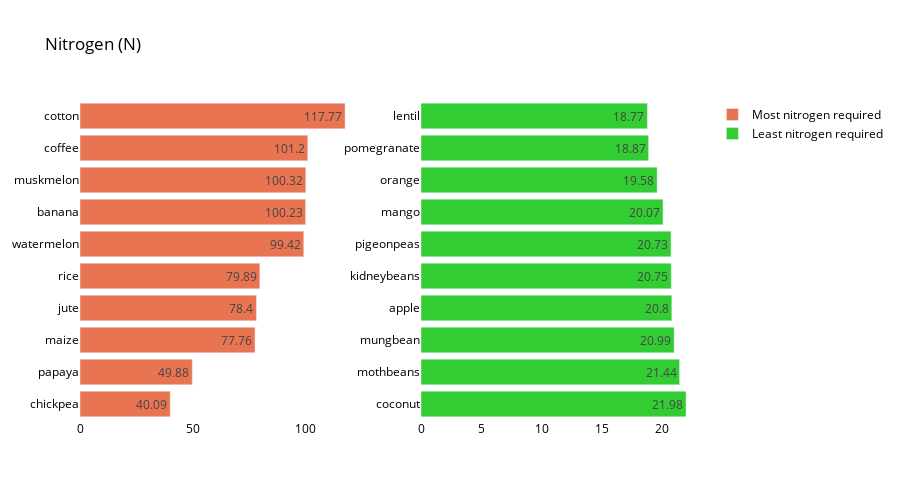

Write notebook code for a chart like this one.
### Code cell
crop_summary_N = crop_summary.sort_values(by='N', ascending=False)
  
fig = make_subplots(rows=1, cols=2)

top = {
    'y' : crop_summary_N['N'][0:10].sort_values().index,
    'x' : crop_summary_N['N'][0:10].sort_values()
}

last = {
    'y' : crop_summary_N['N'][-10:].index,
    'x' : crop_summary_N['N'][-10:]
}

fig.add_trace(
    go.Bar(top,
           name="Most nitrogen required",
           marker_color=random.choice(colorarr),
           orientation='h',
          text=top['x']),
    
    row=1, col=1
)

fig.add_trace(
    go.Bar(last,
           name="Least nitrogen required",
           marker_color=random.choice(colorarr),
           orientation='h',
          text=last['x']),
    row=1, col=2
)
fig.update_traces(texttemplate='%{text}', textposition='inside')
fig.update_layout(title_text="Nitrogen (N)",
                  plot_bgcolor='white',
                  font_size=12, 
                  font_color='black',
                 height=500)

fig.update_xaxes(showgrid=False)
fig.update_yaxes(showgrid=False)
fig.show()

### Figure 1 — Plotly figure (JSON) as saved in the notebook; plotly's stock layout.template omitted (floating-point values rounded to 4 significant figures)
{"data": [{"marker": {"color": "#E97451"}, "name": "Most nitrogen required", "orientation": "h", "text": [40.09, 49.88, 77.76, 78.4, 79.89, 99.42, 100.2, 100.3, 101.2, 117.8], "textposition": "inside", "texttemplate": "%{text}", "type": "bar", "x": [40.09, 49.88, 77.76, 78.4, 79.89, 99.42, 100.2, 100.3, 101.2, 117.8], "xaxis": "x", "y": ["chickpea", "papaya", "maize", "jute", "rice", "watermelon", "banana", "muskmelon", "coffee", "cotton"], "yaxis": "y"}, {"marker": {"color": "#32cd32"}, "name": "Least nitrogen required", "orientation": "h", "text": [21.98, 21.44, 20.99, 20.8, 20.75, 20.73, 20.07, 19.58, 18.87, 18.77], "textposition": "inside", "texttemplate": "%{text}", "type": "bar", "x": [21.98, 21.44, 20.99, 20.8, 20.75, 20.73, 20.07, 19.58, 18.87, 18.77], "xaxis": "x2", "y": ["coconut", "mothbeans", "mungbean", "apple", "kidneybeans", "pigeonpeas", "mango", "orange", "pomegranate", "lentil"], "yaxis": "y2"}], "layout": {"font": {"color": "black", "size": 12}, "height": 500, "plot_bgcolor": "white", "title": {"text": "Nitrogen (N)"}, "xaxis": {"anchor": "y", "domain": [0, 0.45], "showgrid": false}, "xaxis2": {"anchor": "y2", "domain": [0.55, 1], "showgrid": false}, "yaxis": {"anchor": "x", "domain": [0, 1], "showgrid": false}, "yaxis2": {"anchor": "x2", "domain": [0, 1], "showgrid": false}}}
